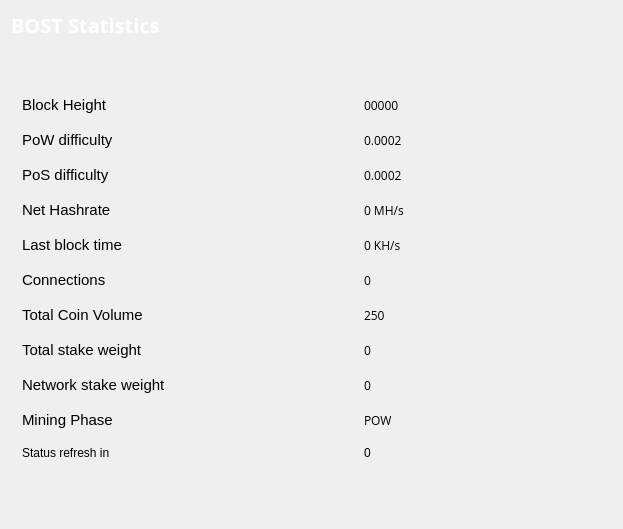
<?xml version="1.0" encoding="UTF-8"?>
<ui version="4.0">
 <class>StatisticsPage</class>
 <widget class="QWidget" name="StatisticsPage">
  <property name="windowModality">
   <enum>Qt::NonModal</enum>
  </property>
  <property name="geometry">
   <rect>
    <x>0</x>
    <y>0</y>
    <width>623</width>
    <height>529</height>
   </rect>
  </property>
  <property name="windowTitle">
   <string>Digging</string>
  </property>
  <layout class="QGridLayout" name="gridLayout">
   <property name="sizeConstraint">
    <enum>QLayout::SetMaximumSize</enum>
   </property>
   <item row="3" column="0">
    <spacer name="verticalSpacer">
     <property name="orientation">
      <enum>Qt::Vertical</enum>
     </property>
     <property name="sizeHint" stdset="0">
      <size>
       <width>20</width>
       <height>40</height>
      </size>
     </property>
    </spacer>
   </item>
   <item row="0" column="0">
    <widget class="QLabel" name="label_5">
     <property name="font">
      <font>
       <family>Open Sans,sans-serif</family>
      </font>
     </property>
     <property name="text">
      <string>&lt;html&gt;&lt;head/&gt;&lt;body&gt;&lt;p&gt;&lt;span style=&quot; font-size:20px; font-weight:600; color:#ffffff;&quot;&gt;BOST Statistics&lt;/span&gt;&lt;/p&gt;&lt;/body&gt;&lt;/html&gt;</string>
     </property>
    </widget>
   </item>
   <item row="1" column="0">
    <widget class="QFrame" name="gridFrame_2">
     <property name="minimumSize">
      <size>
       <width>0</width>
       <height>0</height>
      </size>
     </property>
     <property name="styleSheet">
      <string notr="true"/>
     </property>
     <layout class="QGridLayout" name="gridLayout_4">
      <item row="1" column="0">
       <spacer name="verticalSpacer_2">
        <property name="orientation">
         <enum>Qt::Vertical</enum>
        </property>
        <property name="sizeHint" stdset="0">
         <size>
          <width>20</width>
          <height>40</height>
         </size>
        </property>
       </spacer>
      </item>
      <item row="2" column="0">
       <layout class="QFormLayout" name="formLayout_2">
        <property name="fieldGrowthPolicy">
         <enum>QFormLayout::FieldsStayAtSizeHint</enum>
        </property>
        <property name="labelAlignment">
         <set>Qt::AlignLeading|Qt::AlignLeft|Qt::AlignVCenter</set>
        </property>
        <property name="formAlignment">
         <set>Qt::AlignLeading|Qt::AlignLeft|Qt::AlignTop</set>
        </property>
        <property name="horizontalSpacing">
         <number>198</number>
        </property>
        <property name="verticalSpacing">
         <number>17</number>
        </property>
        <property name="rightMargin">
         <number>0</number>
        </property>
        <item row="1" column="0">
         <widget class="QLabel" name="label_14">
          <property name="text">
           <string>&lt;html&gt;&lt;head/&gt;&lt;body&gt;&lt;p&gt;&lt;span style=&quot; font-size:11pt;&quot;&gt;Block Height&lt;/span&gt;&lt;/p&gt;&lt;/body&gt;&lt;/html&gt;</string>
          </property>
          <property name="alignment">
           <set>Qt::AlignLeading|Qt::AlignLeft|Qt::AlignVCenter</set>
          </property>
         </widget>
        </item>
        <item row="1" column="1">
         <widget class="QLabel" name="heightBox">
          <property name="font">
           <font>
            <family>Open Sans,sans-serif</family>
            <pointsize>9</pointsize>
           </font>
          </property>
          <property name="text">
           <string>00000</string>
          </property>
         </widget>
        </item>
        <item row="2" column="0">
         <widget class="QLabel" name="label_13">
          <property name="text">
           <string>&lt;html&gt;&lt;head/&gt;&lt;body&gt;&lt;p&gt;&lt;span style=&quot; font-size:11pt;&quot;&gt;PoW difficulty&lt;/span&gt;&lt;/p&gt;&lt;/body&gt;&lt;/html&gt;</string>
          </property>
         </widget>
        </item>
        <item row="2" column="1">
         <widget class="QLabel" name="diffBox">
          <property name="font">
           <font>
            <family>Open Sans,sans-serif</family>
            <pointsize>9</pointsize>
           </font>
          </property>
          <property name="text">
           <string>0.0002</string>
          </property>
         </widget>
        </item>
        <item row="3" column="0">
         <widget class="QLabel" name="label_9">
          <property name="text">
           <string>&lt;html&gt;&lt;head/&gt;&lt;body&gt;&lt;p&gt;&lt;span style=&quot; font-size:11pt;&quot;&gt;PoS difficulty&lt;/span&gt;&lt;/p&gt;&lt;/body&gt;&lt;/html&gt;</string>
          </property>
         </widget>
        </item>
        <item row="3" column="1">
         <widget class="QLabel" name="diffBox2">
          <property name="font">
           <font>
            <family>Open Sans,sans-serif</family>
            <pointsize>9</pointsize>
           </font>
          </property>
          <property name="text">
           <string>0.0002</string>
          </property>
         </widget>
        </item>
        <item row="4" column="0">
         <widget class="QLabel" name="label_16">
          <property name="text">
           <string>&lt;html&gt;&lt;head/&gt;&lt;body&gt;&lt;p&gt;&lt;span style=&quot; font-size:11pt;&quot;&gt;Net Hashrate&lt;/span&gt;&lt;/p&gt;&lt;/body&gt;&lt;/html&gt;</string>
          </property>
         </widget>
        </item>
        <item row="4" column="1">
         <widget class="QLabel" name="pawrateBox">
          <property name="font">
           <font>
            <family>Open Sans,sans-serif</family>
            <pointsize>9</pointsize>
           </font>
          </property>
          <property name="text">
           <string>0 MH/s</string>
          </property>
         </widget>
        </item>
        <item row="5" column="0">
         <widget class="QLabel" name="label3_2">
          <property name="sizePolicy">
           <sizepolicy hsizetype="Preferred" vsizetype="Maximum">
            <horstretch>0</horstretch>
            <verstretch>0</verstretch>
           </sizepolicy>
          </property>
          <property name="text">
           <string>&lt;html&gt;&lt;head/&gt;&lt;body&gt;&lt;p&gt;&lt;span style=&quot; font-size:11pt;&quot;&gt;Last block time&lt;/span&gt;&lt;/p&gt;&lt;/body&gt;&lt;/html&gt;</string>
          </property>
         </widget>
        </item>
        <item row="5" column="1">
         <widget class="QLabel" name="localBox">
          <property name="font">
           <font>
            <family>Open Sans,sans-serif</family>
            <pointsize>9</pointsize>
           </font>
          </property>
          <property name="text">
           <string>0 KH/s</string>
          </property>
         </widget>
        </item>
        <item row="6" column="0">
         <widget class="QLabel" name="label1_2">
          <property name="text">
           <string>&lt;html&gt;&lt;head/&gt;&lt;body&gt;&lt;p&gt;&lt;span style=&quot; font-size:11pt;&quot;&gt;Connections&lt;/span&gt;&lt;/p&gt;&lt;/body&gt;&lt;/html&gt;</string>
          </property>
         </widget>
        </item>
        <item row="6" column="1">
         <widget class="QLabel" name="connectionBox">
          <property name="font">
           <font>
            <family>Open Sans,sans-serif</family>
            <pointsize>9</pointsize>
           </font>
          </property>
          <property name="text">
           <string>0</string>
          </property>
         </widget>
        </item>
        <item row="7" column="0">
         <widget class="QLabel" name="label_8">
          <property name="text">
           <string>&lt;html&gt;&lt;head/&gt;&lt;body&gt;&lt;p&gt;&lt;span style=&quot; font-size:11pt;&quot;&gt;Total Coin Volume&lt;/span&gt;&lt;/p&gt;&lt;/body&gt;&lt;/html&gt;</string>
          </property>
         </widget>
        </item>
        <item row="7" column="1">
         <widget class="QLabel" name="volumeBox">
          <property name="font">
           <font>
            <family>Open Sans,sans-serif</family>
            <pointsize>9</pointsize>
           </font>
          </property>
          <property name="text">
           <string>250</string>
          </property>
         </widget>
        </item>
        <item row="8" column="0">
         <widget class="QLabel" name="label_10">
          <property name="text">
           <string>&lt;html&gt;&lt;head/&gt;&lt;body&gt;&lt;p&gt;&lt;span style=&quot; font-size:11pt;&quot;&gt;Total stake weight&lt;/span&gt;&lt;/p&gt;&lt;/body&gt;&lt;/html&gt;</string>
          </property>
         </widget>
        </item>
        <item row="8" column="1">
         <widget class="QLabel" name="minBox">
          <property name="font">
           <font>
            <family>Open Sans,sans-serif</family>
            <pointsize>9</pointsize>
           </font>
          </property>
          <property name="text">
           <string>0</string>
          </property>
         </widget>
        </item>
        <item row="9" column="0">
         <widget class="QLabel" name="label_11">
          <property name="text">
           <string>&lt;html&gt;&lt;head/&gt;&lt;body&gt;&lt;p&gt;&lt;span style=&quot; font-size:11pt;&quot;&gt;Network stake weight&lt;/span&gt;&lt;/p&gt;&lt;/body&gt;&lt;/html&gt;</string>
          </property>
         </widget>
        </item>
        <item row="9" column="1">
         <widget class="QLabel" name="maxBox">
          <property name="font">
           <font>
            <family>Open Sans,sans-serif</family>
            <pointsize>9</pointsize>
           </font>
          </property>
          <property name="text">
           <string>0</string>
          </property>
         </widget>
        </item>
        <item row="10" column="0">
         <widget class="QLabel" name="label_15">
          <property name="text">
           <string>&lt;html&gt;&lt;head/&gt;&lt;body&gt;&lt;p&gt;&lt;span style=&quot; font-size:11pt;&quot;&gt;Mining Phase&lt;/span&gt;&lt;/p&gt;&lt;/body&gt;&lt;/html&gt;</string>
          </property>
         </widget>
        </item>
        <item row="10" column="1">
         <widget class="QLabel" name="cBox">
          <property name="font">
           <font>
            <family>Open Sans,sans-serif</family>
            <pointsize>9</pointsize>
           </font>
          </property>
          <property name="text">
           <string>POW</string>
          </property>
         </widget>
        </item>
        <item row="11" column="0">
         <widget class="QLabel" name="label_2">
          <property name="text">
           <string>Status refresh in</string>
          </property>
         </widget>
        </item>
        <item row="11" column="1">
         <widget class="QLabel" name="labelCountDown">
          <property name="text">
           <string>0</string>
          </property>
         </widget>
        </item>
       </layout>
      </item>
     </layout>
    </widget>
   </item>
  </layout>
 </widget>
 <layoutdefault spacing="6" margin="11"/>
 <resources/>
 <connections/>
</ui>
